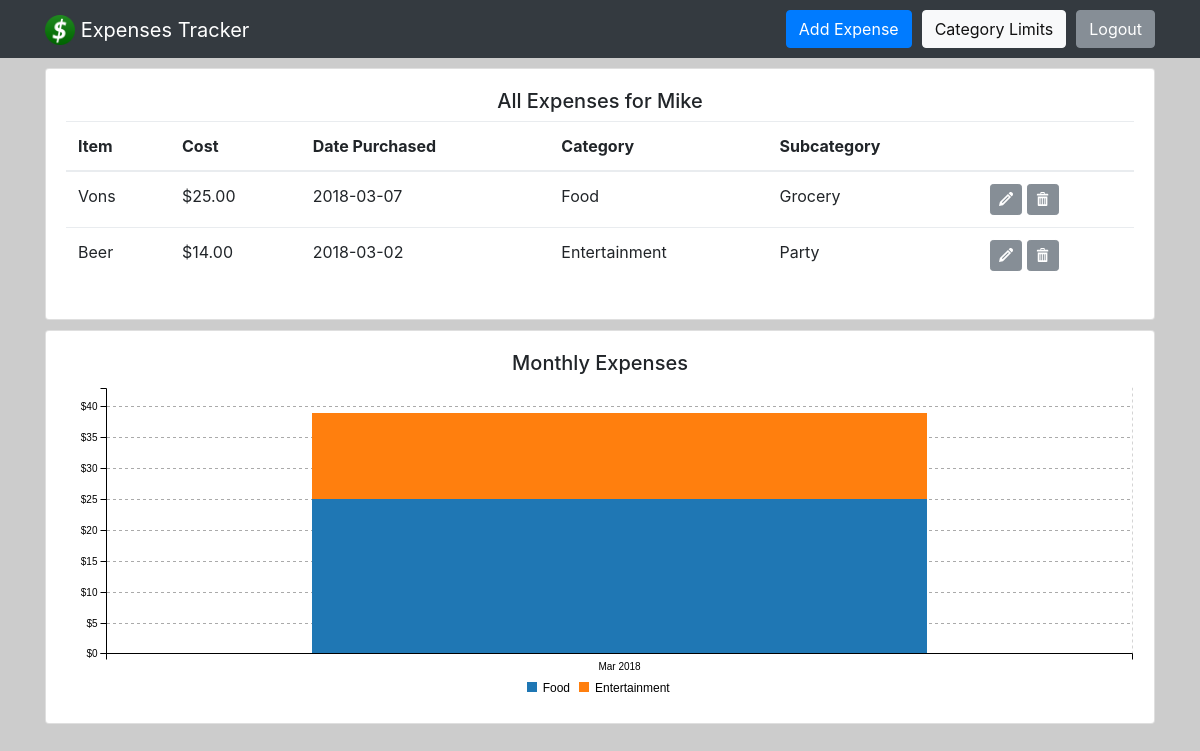
Screenshot of / (signed in) with the database file from the repository.
### expenses/models.py (models this page shows, shortened)
class Expense(models.Model):
    user = models.ForeignKey(User, on_delete=models.CASCADE, related_name='expenses')
    item = models.CharField(max_length=100)
    cost = models.FloatField(validators=[MinValueValidator(0)])
    date_purchased = models.DateField(default=timezone.now)
    CATEGORY_CHOICES = ((k, k) for k in ['Food', 'Car', 'Entertainment'])
    category = models.CharField(max_length=100, choices=CATEGORY_CHOICES)
    SUBCATEGORY_CHOICES = ((k, k) for k in ['Eat Out', 'Grocery', 'Gas', 'Car Maintenance',
                                            'Party', 'One-Timer', 'Gift'])
    subcategory = models.CharField(max_length=100, choices=SUBCATEGORY_CHOICES)

### expenses/views.py (the view)
# urls.py: path('', views.IndexView.as_view(), name='index'),
@method_decorator(login_required, name='dispatch')
class IndexView(View):
    form_class = ProfileForm
    template_name = 'expenses/index.html'
    http_method_names = ['get', 'post']
    def get(self, request, *args, **kwargs):
        query_list = request.user.expenses.all()
        if not query_list:
            messages.info(request, 'Please add an expense to get started!')
            return redirect(self.request.path)
        assert query_list
        user_expenses = sqlalchemy_objects_to_dicts(query_list)
        results = build_results(user_expenses, request.session)
        profile_form = self.form_class(instance=request.user.profile)
        context = {
            'profile_form': profile_form,
            'user_expenses': user_expenses,
            'results': results,
            'category_to_subcategory': const.CATEGORY_TO_SUBCATEGORY
        }
        return render(request, self.template_name, context)
    def post(self, request, *args, **kwargs):
        query_list = request.user.expenses.all()
        if not query_list:
            messages.info(request, 'Please add an expense to get started!')
            return redirect('expenses:add_expense')
        assert query_list
        user_expenses = sqlalchemy_objects_to_dicts(query_list)
        results = build_results(user_expenses, request.session)
        profile_form = self.form_class(request.POST, instance=request.user.profile)
        if profile_form.is_valid():
            profile_form.save()
            messages.success(request, 'Monthly limits successfully updated!')
        else:
            messages.error(request, 'Something went wrong...')
        context = {
            'profile_form': profile_form,
            'user_expenses': user_expenses,
            'results': results,
            'category_to_subcategory': const.CATEGORY_TO_SUBCATEGORY
        }
        return render(request, self.template_name, context)

### expenses/helpers.py (called while the page is built)
def sqlalchemy_obj_to_dict(obj):
    d = {k: obj.__dict__[k] for k in ['id', 'item', 'cost', 'date_purchased', 'category', 'subcategory']}
    return d

def sqlalchemy_objects_to_dicts(objects_list):
    list_of_dicts = [sqlalchemy_obj_to_dict(obj) for obj in objects_list]
    return list_of_dicts

def create_df(user_expenses):
    df = pd.DataFrame(user_expenses)
    df.rename(columns={'date_purchased': 'date'}, inplace=True)
    df['date'] = pd.to_datetime(df['date'])
    return df

def get_user_months(user_expenses):
    df = create_df(user_expenses)
    user_months = df['date'].sort_values().dt.strftime('%Y-%m').unique().tolist()
    return user_months

def get_show_last_x_months_default(session, number_user_months, default=3):
    if 'show_last_x_months' in session:
        if number_user_months < session['show_last_x_months']:
            return number_user_months
        else:
            return session['show_last_x_months']
    else:
        if number_user_months < default:
            return number_user_months
        else:
            return default

### expenses/templates/expenses/index.html (shortened to what this page needs)
{% extends 'expenses/base.html' %}
{% load static %}
{% block stylesheets %}
	<link rel="stylesheet" href="{% static 'expenses/css/datatables.min.css' %}">
	<link rel="stylesheet" href="{% static 'expenses/css/c3.min.css' %}">
{% endblock %}
{% block navbar_items %}
	<div class="navbar-nav ml-auto">
		<div class="nav-item">
			<a class="btn btn-primary nav-item-inside" href="{% url 'expenses:add_expense' %}">Add Expense</a>
		</div>
		<div class="nav-item">
			<button class="btn btn-light nav-item-inside" data-toggle="modal" data-target="#limits">Category Limits</button>
		</div>
		<div class="nav-item">
			<a class="btn btn-secondary" href="{% url 'logout' %}">Logout</a>
		</div>
	</div>
{% endblock %}
{% block content %}
	<div class="card bottom-card">
		<div class="card-body">
			<h5 class="text-center">All Expenses for {{ user.username }}</h5>
			<table class="table table-responsive-sm" id="expenses-table">
				<thead>
					<tr>
						<th>Item</th>
						<th>Cost</th>
						<th>Date Purchased</th>
						<th class="d-none d-md-table-cell">Category</th>
						<th class="d-none d-md-table-cell">Subcategory</th>
						<th></th>
					</tr>
				</thead>
				<tbody>
					{% for expense in user_expenses %}
						<tr>
							<td>{{ expense.item }}</td>
							<td>${{ expense.cost|floatformat:2 }}</td>
							<td>{{ expense.date_purchased|date:"Y-m-d" }}</td>
							<td class="d-none d-md-table-cell">{{ expense.category }}</td>
							<td class="d-none d-md-table-cell">{{ expense.subcategory }}</td>
							<td>
								<a class="btn btn-secondary btn-sm" href="{% url 'expenses:edit_expense' expense.id %}"><svg class="icon icon-btn"><use xlink:href="#icon-pencil"></use></svg></a>
								<button class="btn btn-secondary btn-sm" data-toggle="modal" data-target="#delete_expense" data-id="{{ expense.id }}"><svg class="icon icon-btn"><use xlink:href="#icon-bin"></use></svg></button>
							</td>
						</tr>
					{% endfor %}
				</tbody>
			</table>
		</div>
	</div>
	<div class="card">
		<div class="card-body">
			<h5 class="text-center">Monthly Expenses</h5>
			<div id="stacked-bar-chart"></div>
		</div>
	</div>
{% endblock %}

### expenses/static/expenses/css/styles.css (style rules this page uses)
body { background-color: #ccc; }
.nav-item-inside { margin-right: 10px; }
.card { margin-top: 10px; }
.bottom-card { margin-bottom: 10px; }
.icon { display: inline-block; width: 1em; height: 1em; stroke-width: 0; stroke: currentColor; fill: currentColor; }
.icon-btn { position: relative; top: 1px; }
.btn { cursor: pointer; }

### rows the page displays
Expense: item "Vons", cost "25.00", date_purchased "2018-03-07", category "Food", subcategory "Grocery"
Expense: item "Beer", cost "14.00", date_purchased "2018-03-02", category "Entertainment", subcategory "Party"

### other values shown
{{ user.username }} "Mike"
